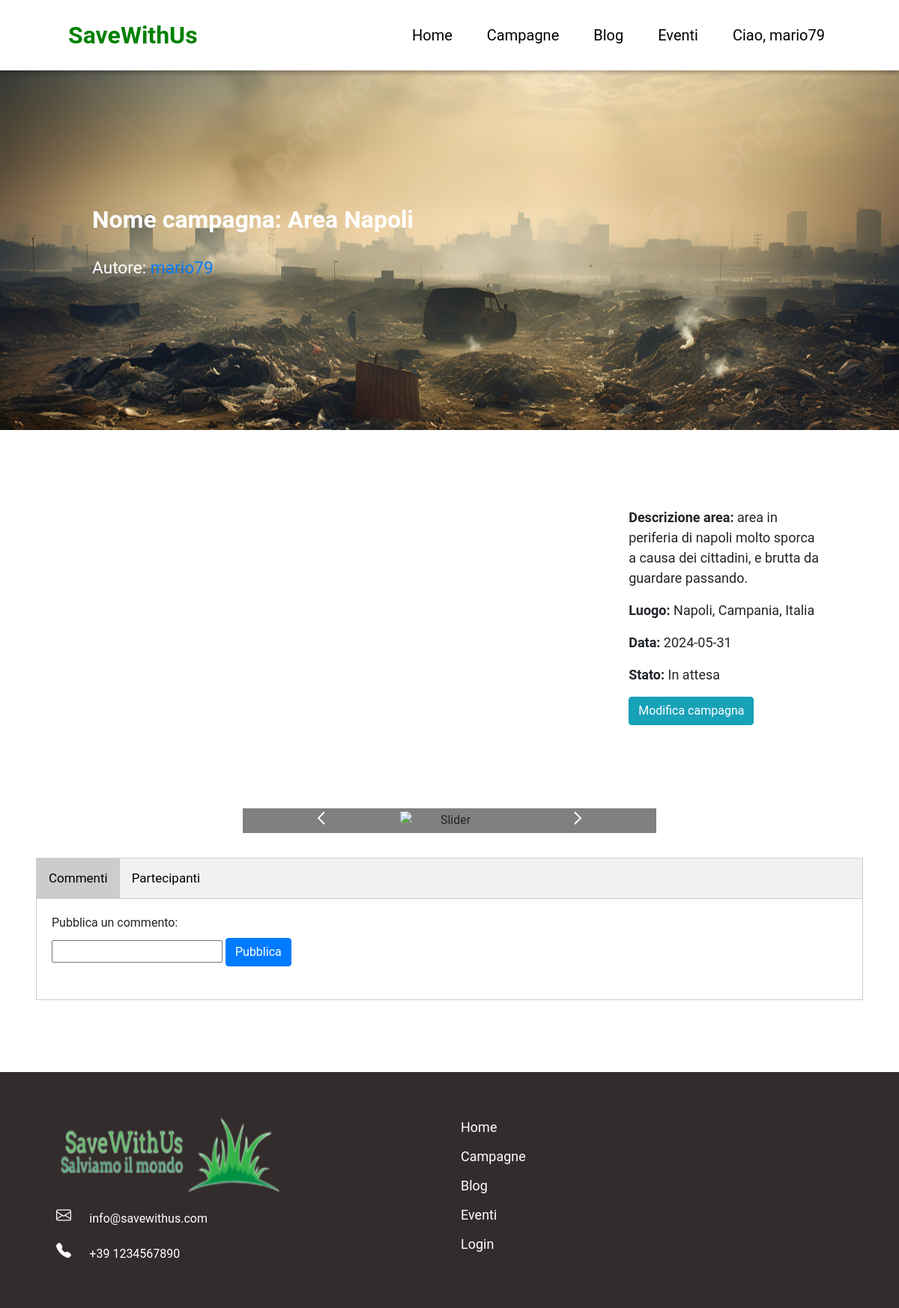
The page /campagne.php?id=7 (signed in) on the database its author committed.
### tables this page shows
CREATE TABLE `campagne` (
  `id_campagna` int(11) NOT NULL,
  `nome_campagna` varchar(30) NOT NULL,
  `descrizione` varchar(255) NOT NULL,
  `giorno_ritrovo` date NOT NULL,
  `foto` varchar(100) NOT NULL,
  `stato` int(11) NOT NULL,
  `autore` int(11) NOT NULL,
  `luogo` varchar(50) NOT NULL,
  `latitudine` varchar(255) NOT NULL,
  `longitudine` varchar(255) NOT NULL
);

CREATE TABLE `utenti` (
  `id_user` int(11) NOT NULL,
  `nome` varchar(20) NOT NULL,
  `cognome` varchar(20) NOT NULL,
  `email` varchar(40) NOT NULL,
  `num_tel` char(13) NOT NULL,
  `username` varchar(10) NOT NULL,
  `password` char(60) NOT NULL,
  `created` datetime NOT NULL
);

### campagne.php (the view, shortened to what this page needs)
<?php
include("./functions.php");
?>
<!DOCTYPE html>
<html lang="en">
<head>
    <link rel="stylesheet" href="./style/style.css">
    <link rel="stylesheet" href="./style/campagne.css">
    <link rel="stylesheet" href="https://cdn.jsdelivr.net/npm/bootstrap@4.0.0/dist/css/bootstrap.min.css">
    <link rel="stylesheet" href="https://unpkg.com/leaflet@1.9.4/dist/leaflet.css" />
</head>
<body>
    <div class="navbar">
        <div class="img-logo">
            <a href="./index.php">
                SaveWithUs
            </a>
        </div>
        <div class="links">
            <a href="./index.php">Home</a>
            <a href="campagne.php">Campagne</a>
            <a href="blogs.php">Blog</a>
            <a href="eventi.php">Eventi</a>
            <?php
            if (isset($_SESSION['iduser'])) {
                echo '<a href="user.php">Ciao, ' . $_SESSION['username'] . '</a>';
            } else {
                echo '<a href="login.php">Login</a>';
            }
            ?>
        </div>
    </div>
    <?php
    if (isset($_GET['id'])) {
        $id = $_GET['id'];
        $sql = "SELECT utenti.id_user, utenti.username, campagne.id_campagna, campagne.nome_campagna, campagne.descrizione, campagne.giorno_ritrovo, campagne.foto, campagne.stato, campagne.autore, campagne.luogo, campagne.latitudine, campagne.longitudine FROM utenti join campagne on utenti.id_user=campagne.autore WHERE campagne.id_campagna=" . $id;
        $ris = $conn->query($sql);
        $data = [];
        $arrkeys = ['id_user', 'username', 'id_campagna', 'nome_campagna', 'descrizione', 'giorno_ritrovo', 'foto', 'stato', 'autore', 'luogo', 'latitudine', 'longitudine'];
        if ($ris->num_rows > 0) {
            while ($row = $ris->fetch_assoc()) {
                for ($i = 0; $i < count($arrkeys); $i++) {
                    $data[$arrkeys[$i]] = $row[$arrkeys[$i]];
                }
            }
        } else {
            $cmp_notfound = "La campagna che si desidera non esiste.";
        }
    ?>
        <div class="sec-banner">
            <div class="container banner">
                <div class="row">
                    <div class="col">
                        <span class="nome_cmp">Nome campagna: <?= $data['nome_campagna'] ?> </span> <br><br>
                        <span class="autore">Autore:
                            <?php
                            if ($data['id_user'] == $_SESSION['iduser']) {
                            ?>
                                <a href="./user.php"><?= $data['username'] ?></a>
                            <?php
                            } else {
                            ?>
                                <a href="./user.php?id=<?= $data['id_user'] ?>"><?= $data['username'] ?></a>
                            <?php
                            }
                            ?>
                        </span> <br><br>
                    </div>
                    <div class="col"></div>
                </div>
            </div>
        </div>
        <div class="sec-main">
            <div class="container">
                <div class="row">
                    <div class="col-8">
                        <div id="mapcmp"></div>
                    </div>
                    <div class="col-4">
                        <p><b>Descrizione area: </b><?= $data['descrizione'] ?></p>
                        <p><b>Luogo: </b><?= $data['luogo'] ?></p>
                        <p><b>Data: </b><?= $data['giorno_ritrovo'] ?></p>
                        <p><b>Stato: </b>
                            <?php
                            switch ($data['stato']) {
                                case '2':
                                    echo "In attesa";
                                    break;
                            }
                            ?>
                        </p>
                        <?php
                        $sql = "SELECT campagne.id_campagna, campagne.autore FROM campagne WHERE campagne.id_campagna=" . $_GET['id'] . " and campagne.autore=" . $_SESSION['iduser'];
                        $ris = $conn->query($sql);
                        if ($ris->num_rows !== 1) {
                            $sql = "SELECT * FROM `partecipanti_camapgne` WHERE partecipanti_camapgne.id_user=" . $_SESSION['iduser'] . " and partecipanti_camapgne.id_campagna=" . $_GET['id'];
                            $ris = $conn->query($sql);
                            if ($ris->num_rows > 0) {
                        ?>
                                <button type="button" class="btn btn-danger" onclick="azioni_campagna('annulla', '<?= $_GET['id'] ?>')">
                                    Annulla iscrizione
                                    <svg xmlns="http://www.w3.org/2000/svg" width="25" height="25" fill="currentColor" class="bi bi-x" viewBox="0 0 16 16">
                                        <path d="M4.646 4.646a.5.5 0 0 1 .708 0L8 7.293l2.646-2.647a.5.5 0 0 1 .708.708L8.707 8l2.647 2.646a.5.5 0 0 1-.708.708L8 8.707l-2.646 2.647a.5.5 0 0 1-.708-.708L7.293 8 4.646 5.354a.5.5 0 0 1 0-.708" />
                                    </svg>
                                </button>
                            <?php
                            } else {
                            ?>
                                <button id="iscr_cmp" type="button" class="btn btn-warning" onclick="azioni_campagna('iscrizione', '<?= $_GET['id'] ?>')">Iscriviti alla campagna</button>
                            <?php
                            }
                        } else {
                            ?>
                            <button type="button" class="btn btn-info" onclick="view_tab_mod()">Modifica campagna</button>
                        <?php
                        }
                        ?>
                    </div>
                </div>
            </div>
            <div class="sec-img">
                <div class="img-slide">
                    <button id="prec">
                        <svg xmlns="http://www.w3.org/2000/svg" width="24" height="24">
                            <path d="M15.293 3.293 6.586 12l8.707 8.707 1.414-1.414L9.414 12l7.293-7.293-1.414-1.414z" />
                        </svg>
                    </button>
                    <img alt="Slider" name="slide">
                    <button id="pross">
                        <svg xmlns="http://www.w3.org/2000/svg" width="24" height="24">
                            <path d="M7.293 4.707 14.586 12l-7.293 7.293 1.414 1.414L17.414 12 8.707 3.293 7.293 4.707z" />
                        </svg>
                    </button>
                </div>
            </div>
            <div class="sec-tabs">
                <div class="tab">
                    <button class="tablinks" onclick="openTab(event, 'Commenti')" id="defaultOpen">Commenti</button>
                    <button class="tablinks" onclick="openTab(event, 'Partecipanti')">Partecipanti</button>
                </div>
                <div id="Commenti" class="tabcontent">
                    <div class="addcomment">
                        <label>Pubblica un commento:</label><br>
                        <input type="text" name="commento" id="inp-commento">
                        <button type="button" onclick="addcomment()" class="btn btn-primary">Pubblica</button><br><br>
                    </div>
                </div>
            </div>
        </div>
    <?php
    }
    ?>
    <footer>
        <div class="container">
            <div class="row">
                <div class="col info-contact">
                    <img src="./imgs/logoswu.png" alt="" width="300" height="100"><br>
                    <div>
                        <span>info@savewithus.com</span>
                    </div>
                    <div>
                        <span>+39 1234567890</span>
                    </div>
                </div>
                <div class="col links">
                    <a href="./index.php">Home</a>
                    <a href="#">Campagne</a>
                    <a href="#">Blog</a>
                    <a href="#">Eventi</a>
                    <a href="#">Login</a>
                </div>
            </div>
        </div>
    </footer>
</body>
</html>

### style/style.css (style rules this page uses)
* { margin: 0; font-family: "Roboto", sans-serif; }
.navbar { overflow: hidden; background-color: white; position: fixed; top: 0; width: 100%; box-shadow: 0 0 6px 3px rgba(0, 0, 0, 0.3); }
.navbar a { display: block; text-align: center; text-decoration: none; }
.navbar .img-logo a { font-size: xx-large; color: green; font-weight: bold; padding: 15px; }
.navbar .img-logo { margin-left: 60px; float: left; }
.navbar .links a { padding: 23px; font-size: 15pt; color: black; }
.navbar .links { display: flex; float: right; margin-right: 60px; }
.sec-main { padding: 7%; text-align: center; }
.sec-main b { text-align: center; font-size: 20pt; }
.sec-main p { text-align: center; font-size: 16pt; }
footer { margin-top: 4%; background-color: rgb(50, 44, 44); color: white; padding: 5%; }
footer .info-contact div { margin-top: 4%; }
footer .info-contact div span { margin-left: 4%; }
footer .links { display: grid; }
footer .links a { color: white; font-size: large; text-decoration: none; }

### style/campagne.css (style rules this page uses)
* { margin: 0; font-family: "Roboto", sans-serif; }
.col-8 { align-content: center; }
.sec-banner { background-image: url("../imgs/img_banner_camp.jpg"); background-repeat: none; background-size: cover; padding: 9%; background-position: left; height: 60vh; align-content: center; }
.sec-banner .nome_cmp { text-align: left; color: white; font-size: 24pt; font-weight: bold; }
.sec-banner .autore { text-align: left; color: white; font-size: 17pt; }
.sec-banner .autore a { text-decoration: none; }
.sec-main { padding: 4%; }
.sec-main p { text-align: left; font-size: large; }
.sec-main p b { font-size: large; }
#mapcmp { height: 400px; z-index: 1; }
.sec-main .col-4 { padding: 5%; }
.sec-main .col-4 button { float: left; }
.img-slide { margin-top: 5%; background-color: grey; width: 50%; height: 40%; display: flex; margin-left: auto; margin-right: auto; }
.img-slide img { width: 65%; max-height: 400px; margin: auto; }
.img-slide button { width: 100%; height: 100%; margin: auto; border: none; background-color: grey; }
.img-slide svg { fill: white; background-color: grey; }
.sec-tabs { margin-top: 3%; }
.sec-tabs .tab { overflow: hidden; border: 1px solid #ccc; background-color: #f1f1f1; }
.sec-tabs .tab button { background-color: inherit; float: left; border: none; outline: none; cursor: pointer; padding: 14px 16px; transition: 0.3s; font-size: 17px; }
.sec-tabs .tab button.active { background-color: #ccc; }
.sec-tabs .tabcontent { display: none; padding: 20px; border: 1px solid #ccc; border-top: none; text-align: left; }

### rows shown on the page
campagne: nome_campagna "Area Napoli", autore.username "mario79", descrizione "area in periferia di napoli molto sporca a causa dei cittadini, e brutta da guardare passando.", luogo "Napoli, Campania, Italia", giorno_ritrovo "2024-05-31"

### other values the page prints
$_SESSION['username'] "mario79"
